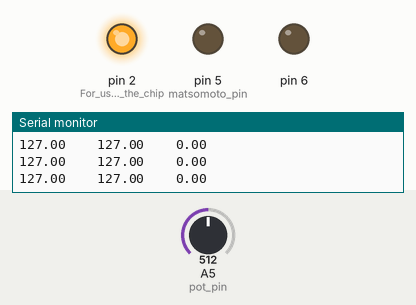
A sketch run on a simulated Arduino Nano, built with avr-gcc and run on an emulated ATmega328P. Shown: output pins drawn as LEDs (lit = HIGH), the last lines printed to the serial monitor. Inputs (shaded band) come from the test bench; at power-on: A5 (pot_pin) = 512.

Above: at 1.2 s.
1.3 s: A5 (pot_pin) set to 487
At 2.6 s:
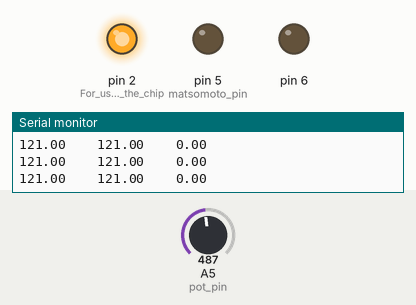
2.9 s: A5 (pot_pin) set to 457
At 3.6 s:
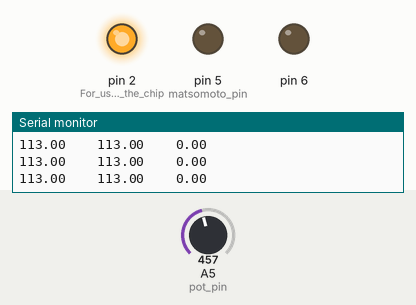
5.9 s: A5 (pot_pin) set to 432
At 6.9 s:
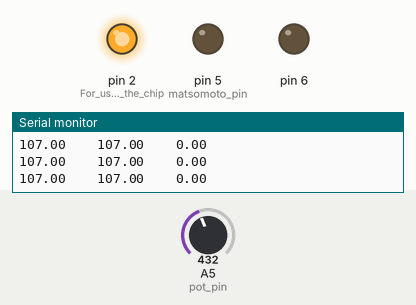
8.9 s: A5 (pot_pin) set to 417
At 10.2 s:
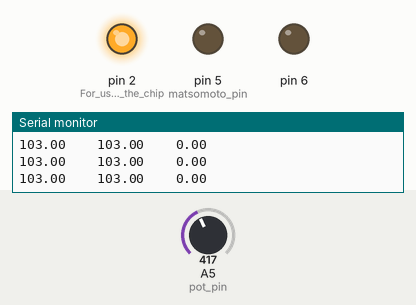
10.5 s: A5 (pot_pin) set to 0
At 10.61 s:
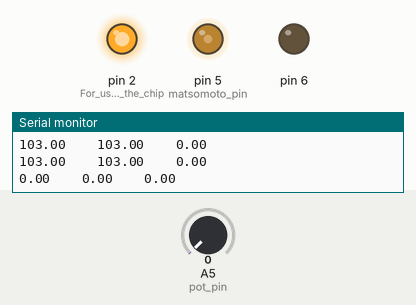
Timing chart, 0 to 13.1 s (numbered marks = the images above; inputs shaded):
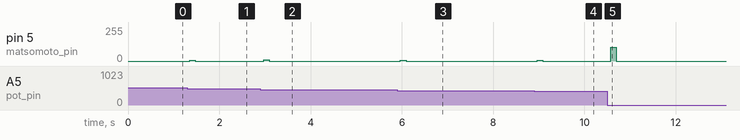

Measured:
- after the input at 1.3 s, pin 5 (matsomoto_pin): 0/255 → 6/255 after 0.05 s, → 0/255 0.12 s later
- after the input at 2.9 s, pin 5 (matsomoto_pin): 0/255 → 8/255 after 0.07 s, → 0/255 0.12 s later
- after the input at 5.9 s, pin 5 (matsomoto_pin): 0/255 → 6/255 after 0.07 s, → 0/255 0.12 s later
- after the input at 8.9 s, pin 5 (matsomoto_pin): 0/255 → 4/255 after 0.06 s, → 0/255 0.12 s later
- after the input at 10.5 s, pin 5 (matsomoto_pin): 0/255 → 104/255 after 0.08 s, → 0/255 0.12 s later

The sketch:

Control.ino
```cpp
#include <PID_v1.h>

//    setpoint, input, output
double pot, tacho, matsomoto;
double kp, ki, kd;

double tacho_pin = A7;
double pot_pin = A5;
double matsomoto_pin = 5;

PID piddles(&tacho,&matsomoto,&pot,0,1,0.10175,P_ON_E,DIRECT);

void setup() {
  // put your setup code here, to run once:


//
//double kp = 10;
//double ki = 10;
//double kd = 10;

pinMode(tacho_pin, INPUT);
pinMode(pot_pin, INPUT);
pinMode(matsomoto_pin, OUTPUT);

pinMode(2, OUTPUT);  //For use with the chip
pinMode(6, OUTPUT);

digitalWrite(2,HIGH);
digitalWrite(6,LOW);

Serial.begin(9600);
Serial.println("Heyo, bucko");

piddles.SetMode(AUTOMATIC);

}

void loop() {
  // put your main code here, to run repeatedly:

pot=map(analogRead(pot_pin),0,1023,0,255);
tacho=map(analogRead(matsomoto_pin),0,1023,0,255);


piddles.Compute();

analogWrite(5,matsomoto);

Serial.print(pot);
Serial.print("    ");
Serial.print(tacho);
Serial.print("    ");
Serial.print(matsomoto);
Serial.println("    ");
}
```
